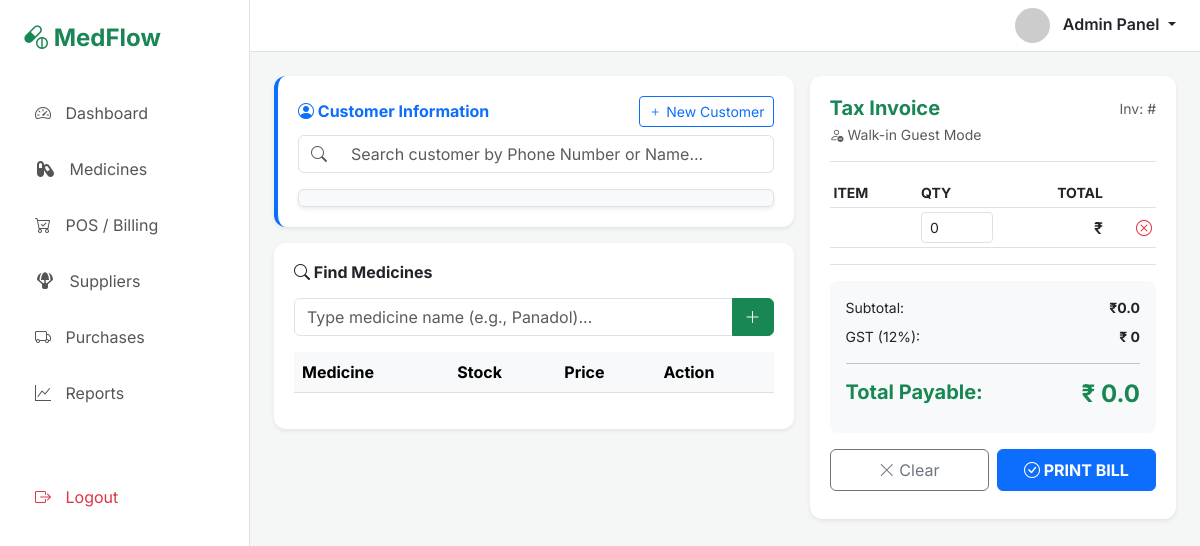
Before: /point-of-sale/ with the older database file.
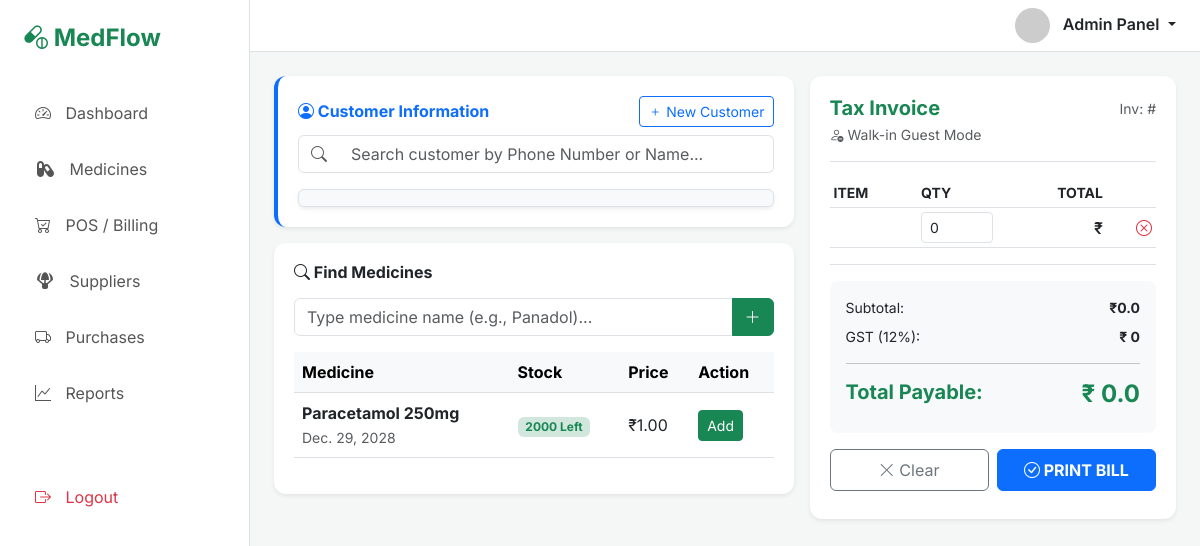
After: the same page with the newer database file.
### medflowapp/models.py (models this page shows, shortened)
class Medicine(models.Model):
    medicine_name = models.CharField(max_length=50)
    expiry_date = models.DateField()
    category={
        '------':'-----',
        'TAB':'TAB',
        'SYR': 'SYRUP',
        'CAP':'CAP',
        'INJ': 'INJ'
    }
    med_category = models.CharField(choices=category, default="----")
    price=models.DecimalField(max_digits=11, decimal_places=2, default=0.00)
    quantity = models.PositiveIntegerField(default=0)

### medflowapp/views.py (the view)
# urls.py: path('point-of-sale/', views.pos_billing, name='Point-of-Sale'),
def pos_billing(request):
    customer_details = Customer.objects.all()
    medicine = Medicine.objects.all()
    return render(request, 'medflowapp/POS_section.html', {"customer_details":customer_details , "medicine":medicine})

### medflowapp/templates/medflowapp/POS_section.html (shortened to what the changed rows need)
{% extends 'layout/base.html' %}
{% block content %}
<div id="pos-module" class="module-content">
    <div class="row g-3">
        <div class="col-md-7">
            <div class="table-container">
                <div class="table-responsive">
                    <table class="table table-hover align-middle">
                        <thead class="table-light">
                            <tr>
                                <th>Medicine</th>
                                <th>Stock</th>
                                <th>Price</th>
                                <th>Action</th>
                            </tr>
                        </thead>
                        <tbody>
                            {% for md in medicine %}
                            <tr>
                                <td>
                                    <strong id="medicine_name">{{md.medicine_name}}</strong><br>
                                    <small class="text-muted">{{md.expiry_date}}</small>
                                </td>
                                <td><span class="badge bg-success-subtle text-success" id="quantity">{{md.quantity}}
                                        Left</span></td>
                                <td id="price">&#8377;{{md.price}}</td>
                                <td><button class="btn btn-sm btn-success"
                                        onclick="selectMedicine('{{md.id}}','{{md.medicine_name}}','{{md.price}}','{{md.quantity}}' )">Add</button>
                                </td>
                            </tr>
                            {% endfor %}
                        </tbody>
                    </table>
                </div>
            </div>
        </div>
        <div class="col-md-5">
            <div class="table-container sticky-top" style="top: 20px;">
                <div class="pos-cart border-bottom mb-3">
                    <table class="table table-sm align-middle">
                        <thead>
                            <tr class="small text-uppercase text-muted">
                                <th>Item</th>
                                <th width="80">Qty</th>
                                <th class="text-end">Total</th>
                                <th></th>
                            </tr>
                        </thead>
                    </table>
                </div>
            </div>
        </div>
    </div>
</div>
{% endblock %}

Changed rows visible on the page:
added Medicine: medicine_name "Paracetamol 250mg", expiry_date "Dec. 29, 2028", quantity "2000", price "1.00"
